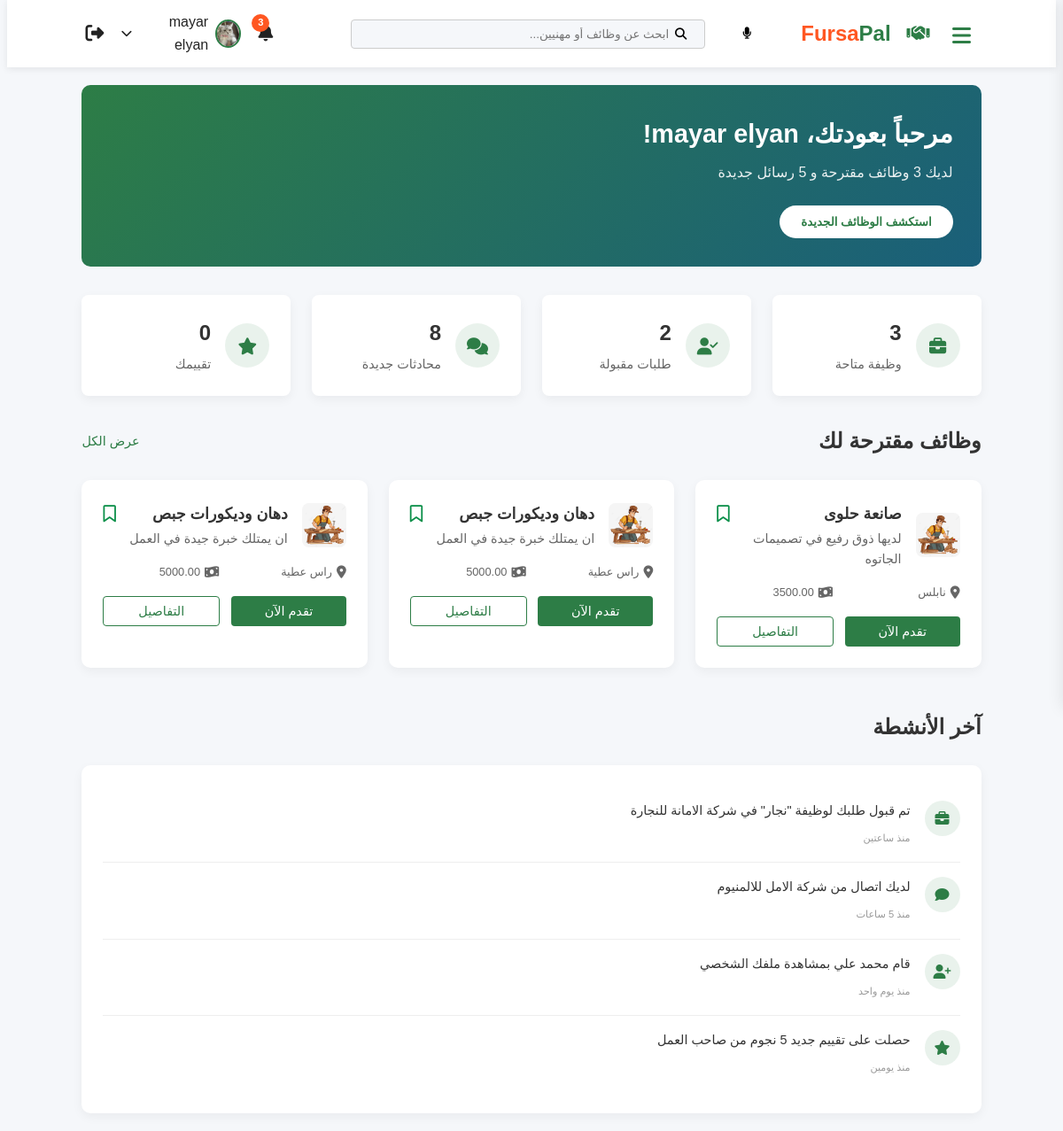
The app's page /dashboard.php (signed in) with its own data.
### tables this page shows
CREATE TABLE `profile` (
  `profile_ID` int(11) NOT NULL,
  `User_ID` int(11) DEFAULT NULL,
  `first_name` varchar(100) DEFAULT NULL,
  `last_name` varchar(100) DEFAULT NULL,
  `bio` text DEFAULT NULL,
  `skills` text DEFAULT NULL,
  `location` varchar(255) DEFAULT NULL,
  `experience` text DEFAULT NULL,
  `id_photo` varchar(255) DEFAULT NULL,
  `profile_photo` varchar(255) DEFAULT NULL
);

CREATE TABLE `user` (
  `User_ID` int(11) NOT NULL,
  `name` varchar(255) NOT NULL,
  `email` varchar(255) NOT NULL,
  `password` varchar(255) NOT NULL,
  `role` enum('job_seeker','employer') NOT NULL
);

CREATE TABLE `job` (
  `job_ID` int(11) NOT NULL,
  `employer_ID` int(11) DEFAULT NULL,
  `title` varchar(255) NOT NULL,
  `description` text DEFAULT NULL,
  `location` varchar(255) DEFAULT NULL,
  `salary` decimal(10,2) DEFAULT NULL
);

### dashboard.php (the view, shortened to what this page needs)
<?php
include 'db.php';
$user_id = $_SESSION['user_id'];
$role = '';
try {
    $stmt = $conn->prepare('SELECT name, role FROM user WHERE User_ID = :user_id');
    $stmt->execute([':user_id' => $user_id]);
    $row = $stmt->fetch(PDO::FETCH_ASSOC);
    if ($row) {
        $role = $row['role'];
    } else {
        $user_name = 'مستخدم';
        $role = '';
    }
} catch (PDOException $e) {
    $user_name = 'مستخدم';
    $role = '';
}
?>
<!DOCTYPE html>
<html lang="ar" dir="rtl">
  <head>
    <link rel="stylesheet" href="css/project.css" />
    <link rel="stylesheet" href="dashboard.php" />
    <link rel="stylesheet" href="css/rating.css">
    <link rel="stylesheet" href="css/request-btn.css">
  </head>
  <body class="dashboard-page">
    <?php include 'headerDash.php'; ?>
    <main class="main-content">
      <div class="container">
        <section class="welcome-card">
          <div class="welcome-content">
            <h1>مرحباً بعودتك، <?php echo $user_name; ?>!</h1>
            <p>لديك 3 وظائف مقترحة و 5 رسائل جديدة</p>
            <?php if ($role === 'job_seeker'): ?>
              <button class="btn-explore" id="btn-explore-jobs">استكشف الوظائف الجديدة</button>
            <?php endif; ?>
          </div>
        </section>
        <?php if ($role === 'job_seeker'): ?>
        <section class="quick-stats">
          <div class="stat-card">
            <div class="stat-icon">
              <i class="fas fa-briefcase"></i>
            </div>
            <div class="stat-info">
              <h3>
                <?php
                $stmt = $conn->prepare('SELECT COUNT(*) FROM job');
                $stmt->execute();
                echo $stmt->fetchColumn();
                ?>
              </h3>
              <p>وظيفة متاحة</p>
            </div>
          </div>
          <div class="stat-card">
            <div class="stat-icon">
              <i class="fas fa-user-check"></i>
            </div>
            <div class="stat-info">
              <h3>
                <?php
                $stmt = $conn->prepare('SELECT COUNT(*) FROM application WHERE user_ID = :uid AND status = "accepted"');
                $stmt->execute([':uid' => $user_id]);
                echo $stmt->fetchColumn();
                ?>
              </h3>
              <p>طلبات مقبولة</p>
            </div>
          </div>
          <div class="stat-card">
            <div class="stat-icon">
              <i class="fas fa-comments"></i>
            </div>
            <div class="stat-info">
              <h3>8</h3>
              <p>محادثات جديدة</p>
            </div>
          </div>
          <div class="stat-card">
            <div class="stat-icon">
              <i class="fas fa-star"></i>
            </div>
            <div class="stat-info">
              <h3>
                <?php
                $stmt = $conn->prepare('SELECT AVG(rating) FROM professional_ratings WHERE professional_id = :uid');
                $stmt->execute([':uid' => $user_id]);
                $avg = $stmt->fetchColumn();
                echo $avg ? round($avg, 1) : '0';
                ?>
              </h3>
              <p>تقييمك</p>
            </div>
          </div>
        </section>
        <?php endif; ?>
        <?php
        $suggested_professionals = [];
        $suggested_jobs = [];
        if ($role === 'employer') {
            try {
                $stmt = $conn->prepare("SELECT user.User_ID, CONCAT(profile.first_name, ' ', profile.last_name) AS name, profile.bio AS profession, profile.location, profile.experience, profile.profile_photo FROM user INNER JOIN profile ON user.User_ID = profile.User_ID WHERE user.role = 'job_seeker' ORDER BY RAND() LIMIT 3");
                $stmt->execute();
                $suggested_professionals = $stmt->fetchAll(PDO::FETCH_ASSOC);
            } catch (PDOException $e) {
                echo '<p>حدث خطأ أثناء جلب المهنيين المقترحين.</p>';
            }
        } else {
            try {
                $stmt = $conn->prepare('SELECT * FROM job ORDER BY RAND() LIMIT 3');
                $stmt->execute();
                $suggested_jobs = $stmt->fetchAll(PDO::FETCH_ASSOC);
            } catch (PDOException $e) {
                echo '<p>حدث خطأ أثناء جلب الوظائف المقترحة.</p>';
            }
        }
        ?>
        <section class="suggested-jobs">
          <div class="section-header">
            <?php if ($role === 'employer'): ?>
              <h2>مهنيون مقترحون لك</h2>
              <a href="professionals.php" class="view-all">عرض الكل</a>
            <?php else: ?>
              <h2>وظائف مقترحة لك</h2>
              <a href="#" class="view-all">عرض الكل</a>
            <?php endif; ?>
          </div>
          <div class="jobs-grid">
            <?php if ($role === 'employer'): ?>
              <?php foreach ($suggested_professionals as $pro): ?>
                <div class="job-card">
                  <div class="job-header">
                    <img src="<?php echo htmlspecialchars($pro['profile_photo'] ?? 'image/p.png'); ?>" alt="صورة الحساب" class="company-logo">
                    <div class="job-title">
                      <h3><?php echo htmlspecialchars($pro['name']); ?></h3>
                      <p><?php echo htmlspecialchars($pro['profession']); ?></p>
                    </div>
                  </div>
                  <div class="job-details">
                    <p><i class="fas fa-map-marker-alt"></i> <?php echo htmlspecialchars($pro['location']); ?></p>
                    <p><i class="fas fa-briefcase"></i> خبرة: <?php echo htmlspecialchars($pro['experience']); ?> سنوات</p>
                    <div class="rating-stars-dashboard" data-professional-id="<?php echo $pro['User_ID']; ?>">
                      <span>جاري التحميل...</span>
                    </div>
                  </div>
                  <div class="job-actions">
                    <button class="btn-request-professional" data-professional-id="<?php echo $pro['User_ID']; ?>">اطلبه الآن</button>
                  </div>
                </div>
              <?php endforeach; ?>
            <?php else: ?>
              <?php foreach ($suggested_jobs as $job): ?>
                <div class="job-card">
                  <div class="job-header">
                    <img src="image/n.png" alt="شعار الشركة" class="company-logo">
                    <div class="job-title">
                      <h3><?php echo htmlspecialchars($job['title']); ?></h3>
                      <p><?php echo htmlspecialchars($job['description']); ?></p>
                    </div>
                    <div class="job-save<?php echo !empty($job['saved']) ? ' saved' : ''; ?>" data-job-id="<?php echo $job['job_ID']; ?>" data-saved="<?php echo !empty($job['saved']) ? '1' : '0'; ?>">
                      <i class="<?php echo !empty($job['saved']) ? 'fas' : 'far'; ?> fa-bookmark"></i>
                    </div>
                  </div>
                  <div class="job-details">
                    <p><i class="fas fa-map-marker-alt"></i> <?php echo htmlspecialchars($job['location']); ?></p>
                    <p><i class="fas fa-money-bill-wave"></i> <?php echo htmlspecialchars($job['salary']); ?></p>
                  </div>
                  <div class="job-actions">
                    <button class="btn-apply" data-job-id="<?php echo $job['job_ID']; ?>">تقدم الآن</button>
                    <button class="btn-details">التفاصيل</button>
                  </div>
                </div>
              <?php endforeach; ?>
            <?php endif; ?>
          </div>
        </section>
        <section class="activity-section">
          <div class="section-header">
            <h2>آخر الأنشطة</h2>
          </div>
          <div class="activity-timeline">
            <div class="activity-item">
              <div class="activity-icon">
                <i class="fas fa-briefcase"></i>
              </div>
              <div class="activity-content">
                <p>تم قبول طلبك لوظيفة "نجار" في شركة الامانة للنجارة</p>
                <span class="activity-time">منذ ساعتين</span>
              </div>
            </div>
            <div class="activity-item">
              <div class="activity-icon">
                <i class="fas fa-comment"></i>
              </div>
              <div class="activity-content">
                <p>لديك اتصال من شركة الامل للالمنيوم </p>
                <span class="activity-time">منذ 5 ساعات</span>
              </div>
            </div>
            <div class="activity-item">
              <div class="activity-icon">
                <i class="fas fa-user-plus"></i>
              </div>
              <div class="activity-content">
                <p>قام محمد علي بمشاهدة ملفك الشخصي</p>
                <span class="activity-time">منذ يوم واحد</span>
              </div>
            </div>
            <div class="activity-item">
              <div class="activity-icon">
                <i class="fas fa-star"></i>
              </div>
              <div class="activity-content">
                <p>حصلت على تقييم جديد 5 نجوم من صاحب العمل</p>
                <span class="activity-time">منذ يومين</span>
              </div>
            </div>
          </div>
        </section>
      </div>
    </main>
  </body>
</html>

### headerDash.php (shortened to what this page needs)
<?php
include 'db.php';
if (!isset($user_name) || !isset($profile_photo)) {
    if (isset($_SESSION['user_id'])) {
        $user_id = $_SESSION['user_id'];
        try {
            $stmt = $conn->prepare('SELECT u.name, p.profile_photo FROM user u LEFT JOIN profile p ON u.User_ID = p.User_ID WHERE u.User_ID = :user_id');
            $stmt->execute([':user_id' => $user_id]);
            $row = $stmt->fetch(PDO::FETCH_ASSOC);
            $user_name = $row && isset($row['name']) ? htmlspecialchars($row['name']) : 'مستخدم';
            $profile_photo = $row && !empty($row['profile_photo']) ? $row['profile_photo'] : 'image/p.png';
        } catch (PDOException $e) {
            $user_name = 'مستخدم';
            $profile_photo = 'image/p.png';
        }
    } else {
        $user_name = 'مستخدم';
        $profile_photo = 'image/p.png';
    }
}
?>
<link rel="stylesheet" href="https://cdnjs.cloudflare.com/ajax/libs/font-awesome/6.4.0/css/all.min.css">
<link rel="stylesheet" href="css/headerDash.css">
<header class="dashboard-header">
  <div class="container">
  <nav style="width:100%; display:flex; align-items:center; justify-content:space-between; flex-direction: row;">
      <div style="display:flex; align-items:center; gap:1rem;">
        <button class="sidebar-toggle-btn" id="sidebarToggleBtn" aria-label="تبديل القائمة الجانبية"><i class="fas fa-bars"></i></button>
        <div class="logo">
          <i class="fas fa-handshake"></i>
          <span>Fursa<span style="color: var(--primary);">Pal</span></span>
        </div>
      </div>
      <div style="display: flex; align-items: center; gap: 10px; width: 100%; max-width: 500px; margin: 0 1.5rem;">
        <button id="voice-search-btn" title="بحث صوتي"
                style="background: none; border: none; cursor: pointer; padding: 8px; display: flex; align-items: center; justify-content: center;">
            <i class="fas fa-microphone"></i>
        </button>
        <div class="search-bar" style="position: relative; flex-grow: 1;">
            <input type="text" placeholder="ابحث عن وظائف أو مهنيين..."
                   style="width: 100%; padding: 8px 40px 8px 8px; border: 1px solid #ccc; border-radius: 4px;">
            <button style="position: absolute; left: auto; right: 5px; top: 50%; transform: translateY(-50%);
                         background: none; border: none; cursor: pointer;">
                <i class="fas fa-search"></i>
            </button>
        </div>
      </div>
      <div class="user-actions" style="display:flex; align-items:center; gap:1.2rem;">
        <div class="notification-bell">
          <i class="fas fa-bell"></i>
          <span class="notification-count">3</span>
        </div>
        <div class="user-profile">
          <img src="<?php echo $profile_photo; ?>" alt="صورة المستخدم">
          <span><?php echo $user_name; ?></span>
          <i class="fas fa-chevron-down"></i>
        </div>
        <div class="logout-icon" style="cursor: pointer; margin-left: 10px;" onclick="location.href='main.php'">
          <i class="fas fa-sign-out-alt"></i>
        </div>
      </div>
    </nav>
  </div>
</header>

### css/headerDash.css (style rules this page uses)
.search-bar button i.fas.fa-search { color: #000 !important; }
:root { --sidebar-width: 270px; --sidebar-bg: #fff; --sidebar-text: #222; --sidebar-accent: #ff5722; --sidebar-accent2: #2d7d46; --sidebar-shadow: rgba(0,0,0,0.08); }
.dashboard-header { background: #fff; color: #222; padding: 0.5rem 0; box-shadow: 0 2px 8px rgba(0,0,0,0.08); position: relative; z-index: 1002; margin-right: 0; }
.dashboard-header .container { display: flex; align-items: center; justify-content: space-between; padding-right: 1.2rem; padding-left: 1.2rem; }
.dashboard-header nav { display: flex; align-items: center; width: 100%; }
.logo { display: flex; align-items: center; font-size: 1.5rem; font-weight: bold; gap: 0.5rem; color: var(--sidebar-accent2); }
.search-bar { flex: 1; display: flex; align-items: center; margin: 0 1.5rem; max-width: 400px; }
.search-bar input { width: 100%; padding: 0.5rem 1rem; border: none; border-radius: 20px 0 0 20px; outline: none; background: #f5f7fa; color: #222; }
.search-bar button { background: var(--sidebar-accent2); border: none; color: #fff; padding: 0.5rem 1rem; border-radius: 0 20px 20px 0; cursor: pointer; }
.user-actions { display: flex; align-items: center; gap: 1.2rem; }
.notification-bell { position: relative; color: #222; font-size: 1.2rem; cursor: pointer; }
.notification-count { position: absolute; top: -7px; left: -7px; background: var(--sidebar-accent); color: #fff; border-radius: 50%; font-size: 0.7rem; padding: 2px 6px; }
.user-profile { display: flex; align-items: center; gap: 0.5rem; position: relative; cursor: pointer; }
.user-profile img { width: 32px; height: 32px; border-radius: 50%; object-fit: cover; border: 2px solid var(--sidebar-accent2); }
.logout-icon { color: #222; font-size: 1.3rem; }
.sidebar-toggle-btn { background: none; border: none; color: var(--sidebar-accent2); font-size: 1.5rem; cursor: pointer; margin-right: 0.5rem; }
@media (min-width: 601px) { body { padding-right: 0.5rem; padding-left: 0.5rem; } }
@media (min-width: 601px) { main, .main-content, .dashboard-main, .dashboard-content { margin-right: 0.5rem !important; margin-left: 0.5rem !important; } }

### records on screen
profile: profile_photo (picture), User_ID.name "mayar elyan"
job: title "صانعة حلوى", description "لديها ذوق رفيع في تصميمات الجاتوه", location "نابلس", salary "3500.00"
job: title "دهان وديكورات جبص", description "ان يمتلك خبرة جيدة في العمل", location "راس عطية", salary "5000.00"

### other values on screen
$stmt->fetchColumn() "3"
$stmt->fetchColumn() "2"
